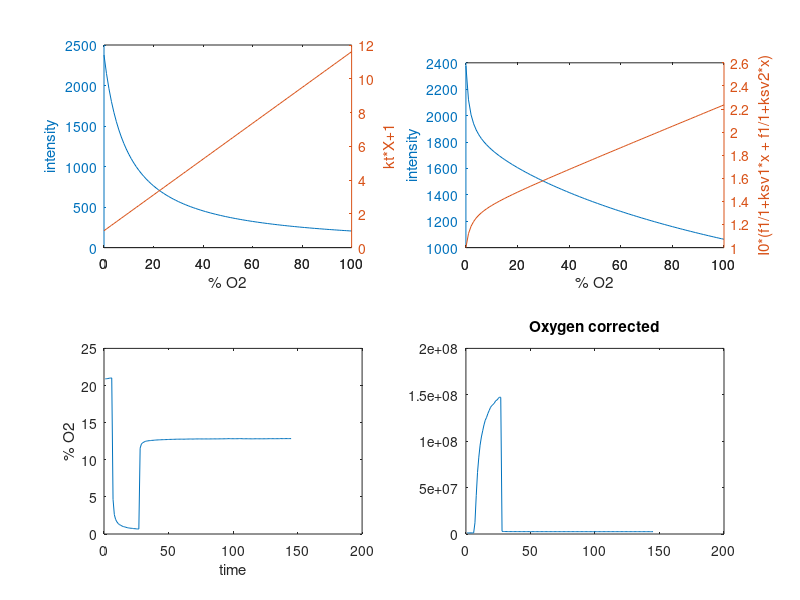

Here is the MATLAB script that generated this plot:
clear
load data.csv % data.csv is a single column of intensity data, with the first 4 elements as the two calibration points and corresponding concentration.

intensity_data=data; % enters loaded data into new matrix

I1 = intensity_data(1); % this defines the calibration data based on the element position.
X1 = intensity_data(2); % in the test-data elements 1 and 2 are the zero percent calibration point.
I2 = intensity_data(3); % elements 3 and 4 are the 21-percent calibration point.
X2 = intensity_data(4);


kt = (I2-I1)/((X1*I1)-(X2*I2)); % calculation for Ktau
I0 = (1+kt*X1)*I1;              % intensity in absence of quencher(0% O2)

x1 = 0:1:100; % makes x values for plot of stern-volmer

stern_volmer_plot = x1*kt+1;
%subplot(2, 2, 2)
%plot(stern_volmer_plot)
%title("Stern-Volmer Plot")

intensity_plot = I0./(1+kt*x1); % plots intensity curve.
subplot (2, 2, 1)
[hAx,hline1,hline2] = plotyy(x1,intensity_plot,x1,stern_volmer_plot);
xlabel('% O2')
ylabel(hAx(1),'intensity') % left axis
ylabel(hAx(2),'kt*X+1') % right axis




I = intensity_data(5:length(intensity_data),:);
oxygen_percent = ((I0./I)-1)/kt;
subplot(2, 2, 3)
plot(oxygen_percent)
xlabel('time')
ylabel('% O2')

f1 = 0.25;
f2 = 0.75;
ksv1 = .7;
ksv2 = .0069;

a = -I0*f1*ksv2 - I0*f2*ksv1 + I*ksv1 + I*ksv2;
b = (4*I*ksv1*ksv2).*(I0*f1 + I0*f2 - I);
c = (I0*f1*ksv2 + I0*f2*ksv1 - I*ksv1 - I*ksv2);
d = 2*ksv1*ksv2;
Q = (I.*(a+sqrt(b+c.^2)))/d;
%Q = (I*(-I0*f1*ksv2 - I0*f2*ksv1 + I*ksv1 + I*ksv2 - sqrt(4*I*ksv1*ksv2*(I0*f1 + I0*f2 - I) + (I0*f1*ksv2 + I0*f2*ksv1 - I*ksv1 - I*ksv2)^2))/(2*ksv1*ksv2))

%figure
subplot(2, 2, 4)
plot(Q)
title('Oxygen corrected')

%%%%%%%%%%%%%%%%%%%%%%%%%%%%%%%%%%%%%%%%%%%%%%%%%%%%%%%%%%
%%%%% Corrected Plots
corrected_SV_plot = 1./(((f1)./(1+ksv1.*x1))+((f2)./(1+ksv2.*x1))); 
corrected_intensity_plot = I0.*(((f1)./(1+ksv1*x1))+((f2)./(1+ksv2*x1)));
subplot(2, 2, 2)
[hBx,hline3,hline4] = plotyy(x1,corrected_intensity_plot,x1,corrected_SV_plot);
xlabel('% O2')
ylabel(hBx(1),'intensity') % left axis
ylabel(hBx(2),'I0*(f1/1+ksv1*x + f1/1+ksv2*x)') % right axis

%int= I0./(x1.*kt+1);
%figure
%plot(int)

%save percent.csv oxygen_percent % optional line for saving analyzed data to a file
